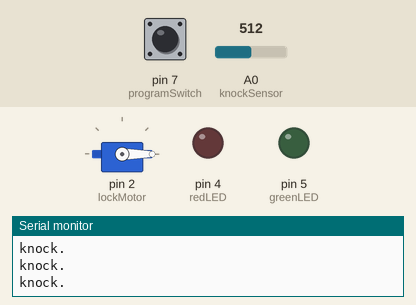
This sketch was run on a simulated Arduino Uno, built with avr-gcc and run on an emulated ATmega328P. Shown: servo, output pins drawn as LEDs (lit = HIGH), the last lines printed to the serial monitor. Dashed ring = blinking. The inputs (shaded band) are chosen by the test bench; at power-on: A0 (knockSensor) = 512, pin 7 (programSwitch) HIGH.

Above: at 1.2 s.
1.3 s: A0 (knockSensor) set to 108
7.0 s: A0 (knockSensor) set to 90
At 10.09 s:
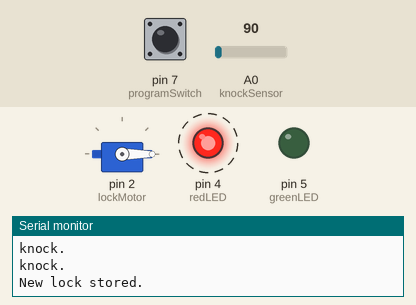
At 11.5 s:
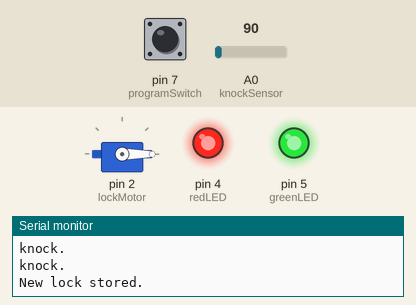
Timing chart, 0 to 13.0 s (numbered marks = the images above; inputs shaded):
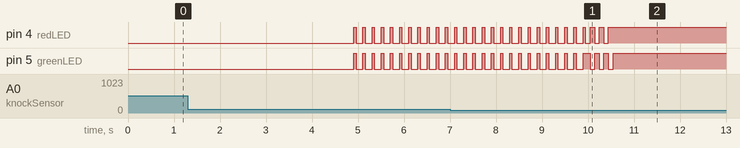

Measured:
- the behaviour switches between 100 and 99 on A0 (knockSensor) (found by bisection; images 0 and 1)
- after the input at 7.0 s, pin 4 (redLED): goes on until 10.4 s, then stays HIGH

The sketch:

DoorLockFInal.ino
```cpp
//FOR LOCUS 2020 - referenced from an open source project code

// Pin definitions
#include <Servo.h>
const int knockSensor = A0;         // Piezo sensor on pin 0.
const int programSwitch = 7;       // If this is high we program a new code.
const int lockMotor = 2;           // Gear motor used to turn the lock.
const int redLED = 4;              // Status LED
const int greenLED = 5;            // Status LED


const int threshold =  100;
          // Minimum signal from the piezo to register as a knock
const int rejectValue = 25;        // If an individual knock is off by this percentage of a knock we don't unlock..
const int averageRejectValue = 15; // If the average timing of the knocks is off by this percent we don't unlock.
const int knockFadeTime = 150;     // milliseconds we allow a knock to fade before we listen for another one. (Debounce timer.)
const int lockTurnTime = 5000;      // milliseconds that we run the motor to get it to go a half turn.

const int maximumKnocks = 25;       // Maximum number of knocks to listen for.
const int knockComplete = 1200;     // Longest time to wait for a knock before we assume that it's finished.


// Variables.
int secretCode[maximumKnocks] = {50, 25, 25, 50, 100, 50, 0, 0, 0, 0, 0, 0, 0, 0, 0, 0, 0, 0, 0, 0};  // Initial setup: "Shave and a Hair Cut, two bits."
int knockReadings[maximumKnocks];
int knockSensorValue = 0;
int programButtonPressed = false;
Servo myservo;

void setup() {
  myservo.attach(lockMotor);
  pinMode(redLED, OUTPUT);
  pinMode(greenLED, OUTPUT);
  pinMode(programSwitch, INPUT_PULLUP);
  pinMode(knockSensor, INPUT);

  Serial.begin(9600);
  Serial.println("Program start.");

       // Green LED on, everything is go.
  myservo.write(0);
}

void loop() {
  // Listen for any knock at all.
  knockSensorValue = analogRead(knockSensor);

  if (digitalRead(programSwitch)==HIGH){
    programButtonPressed = true;
    digitalWrite(redLED, HIGH);
  } else {
    programButtonPressed = false;
    digitalWrite(redLED, LOW);
  }

  if (knockSensorValue >=threshold){
    listenToSecretKnock();
  }
}

// Records the timing of knocks.
void listenToSecretKnock(){
  Serial.println("knock starting");

  int i = 0;
  // First lets reset the listening array.
  for (i=0;i<maximumKnocks;i++){
    knockReadings[i]=0;
  }

  int currentKnockNumber=0;
  int startTime=millis();
  int now=millis();

  digitalWrite(greenLED, LOW);
  if (programButtonPressed==true){
     digitalWrite(redLED, LOW);
  }
  delay(knockFadeTime);
  digitalWrite(greenLED, HIGH);
  if (programButtonPressed==true){
     digitalWrite(redLED, HIGH);
  }
  do {

    knockSensorValue = analogRead(knockSensor);
    if (knockSensorValue >=threshold){

      Serial.println("knock.");
      now=millis();
      knockReadings[currentKnockNumber] = now-startTime;
      currentKnockNumber ++;
      startTime=now;

      digitalWrite(greenLED, LOW);
      if (programButtonPressed==true){
        digitalWrite(redLED, LOW);
      }
      delay(knockFadeTime);
      digitalWrite(greenLED, HIGH);
      if (programButtonPressed==true){
        digitalWrite(redLED, HIGH);
      }
    }

    now=millis();


  } while ((now-startTime < knockComplete) && (currentKnockNumber < maximumKnocks));


  if (programButtonPressed==false){
    if (validateKnock() == true){
      triggerDoorUnlock();
    } else {
      Serial.println("Secret knock failed.");
      digitalWrite(greenLED, LOW);
      for (i=0;i<4;i++){
        digitalWrite(redLED, HIGH);
        delay(100);
        digitalWrite(redLED, LOW);
        delay(100);
      }
      digitalWrite(greenLED, HIGH);
    }
  } else {
    validateKnock();

    Serial.println("New lock stored.");
    digitalWrite(redLED, LOW);
    digitalWrite(greenLED, HIGH);
    for (i=0;i<3;i++){
      delay(100);
      digitalWrite(redLED, HIGH);
      digitalWrite(greenLED, LOW);
      delay(100);
      digitalWrite(redLED, LOW);
      digitalWrite(greenLED, HIGH);
    }
  }
}


void triggerDoorUnlock(){
  Serial.println("Door unlocked!");
  int i=0;


  myservo.write(175);
  digitalWrite(greenLED, HIGH);

  delay (lockTurnTime);

  myservo.write(0);


  for (i=0; i < 5; i++){
      digitalWrite(greenLED, LOW);
      delay(100);
      digitalWrite(greenLED, HIGH);
      delay(100);
  }

}


boolean validateKnock(){
  int i=0;


  int currentKnockCount = 0;
  int secretKnockCount = 0;
  int maxKnockInterval = 0;

  for (i=0;i<maximumKnocks;i++){
    if (knockReadings[i] > 0){
      currentKnockCount++;
    }
    if (secretCode[i] > 0){
      secretKnockCount++;
    }

    if (knockReadings[i] > maxKnockInterval){
      maxKnockInterval = knockReadings[i];
    }
  }


  if (programButtonPressed==true){
      for (i=0;i<maximumKnocks;i++){
        secretCode[i]= map(knockReadings[i],0, maxKnockInterval, 0, 100);
      }
      digitalWrite(greenLED, LOW);
      digitalWrite(redLED, LOW);
      delay(1000);
      digitalWrite(greenLED, HIGH);
      digitalWrite(redLED, HIGH);
      delay(50);
      for (i = 0; i < maximumKnocks ; i++){
        digitalWrite(greenLED, LOW);
        digitalWrite(redLED, LOW);

        if (secretCode[i] > 0){
          delay( map(secretCode[i],0, 100, 0, maxKnockInterval));
          digitalWrite(greenLED, HIGH);
          digitalWrite(redLED, HIGH);
        }
        delay(50);
      }
    return false;
  }

  if (currentKnockCount != secretKnockCount){
    return false;
  }

  /*  Now we compare the relative intervals of our knocks, not the absolute time between them.
      (ie: if you do the same pattern slow or fast it should still open the door.)
      This makes it less picky, which while making it less secure can also make it
      less of a pain to use if you're tempo is a little slow or fast.
  */
  int totaltimeDifferences=0;
  int timeDiff=0;
  for (i=0;i<maximumKnocks;i++){ // Normalize the times
    knockReadings[i]= map(knockReadings[i],0, maxKnockInterval, 0, 100);
    timeDiff = abs(knockReadings[i]-secretCode[i]);
    if (timeDiff > rejectValue){
      return false;
    }
    totaltimeDifferences += timeDiff;
  }

  if (totaltimeDifferences/secretKnockCount>averageRejectValue){
    return false;
  }

  return true;

}
```
